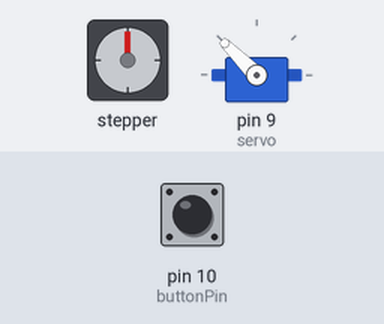
The sketch below on a simulated Arduino Uno, built with avr-gcc and run on an emulated ATmega328P. On the bench: stepper motor, servo. Wiring (inferred from the names in the program): stepper motor (200 steps per turn assumed): coils pin 2, pin 3, pin 4, pin 5. Inputs (shaded band) come from the test bench; at power-on: pin 10 (buttonPin) LOW. Random numbers use the default seed unless the sketch sets one.

Above: at 3.0 s.
3.1 s: pin 10 (buttonPin) pulled HIGH for 0.15 s
At 3.6 s:
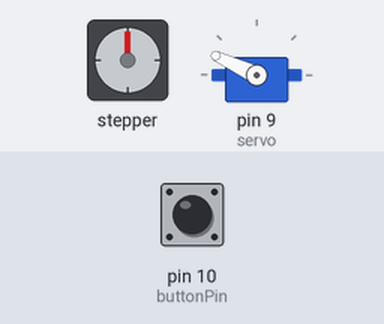
Timing chart, 0 to 13.2 s (numbered marks = the images above; inputs shaded):
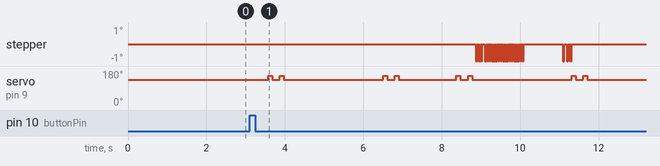

The sketch:

plotter_stereo_Oct16_circle_void.ino
```cpp
#include <Servo.h>
Servo servo;

#define x_step 4
#define x_dir 5
#define y_step 2
#define y_dir 3

const int buttonPin = 10;
int buttonState = 0;
bool printAborted = false;

bool pen_engaged;

int pen_x = 0;
int pen_y = 0;

struct circleData
{
  int _x;
  int _y;
  int _z;
  int _w;
};

struct pointData
{
  int x;
  int y;
  int z;
};

//max width: 32000
//max height: 28000

long width = 10000; //X-axis (rail)
int height = 5000; //Y-axis (board)

int x1;
int y1;

float s1 = 0.034;
float s2 = 0.167;
float s3 = 0.278;
float s4 = 0.124;
float s5 = 0.065;
float s6 = 0.173;
float s7 = 0.113;
float s8 = 0.187;

//float scale = 0.00025;//usual setting
float scale = 0.00025;
int space = 2500;
int seed = 0;

const int points = 15;
struct pointData point[points];

void setup() {
  //Serial.begin(9600);

  servo.attach(9);
  raise_pen();
  delay(2000);

  pinMode(x_step, OUTPUT);
  pinMode(x_dir, OUTPUT);
  pinMode(y_step, OUTPUT);
  pinMode(y_dir, OUTPUT);

  pinMode(buttonPin, INPUT);

  for(int i=0; i<points; i++){
    int tx = random(-space,space);
    int ty = random(-space,space);
    int tz = random(0,space);

    point[i].x = tx;
    point[i].y = ty;
    point[i].z = tz;

  }

  perimeter(0,0,width,height);

  stereoView(width*0.3,height*0.5,-500);
  stereoView(width*0.7,height*0.5,500);

  returnToHome();
}

void stereoView(int X,int Y, int OFF){
  //perimeter(X,Y,W,W);
  raise_pen();
  for(int i=0; i<(points-1);i++){
    if(printAborted==false){
      drawLineOcc3d(
      X,
      Y,
      point[i].x+OFF,
      point[i].y,
      point[i].z,
      point[i+1].x+OFF,
      point[i+1].y,
      point[i+1].z
      );
    }
  }
}

void drawLineOcc3d(int X, int Y,int X1,int Y1,int Z1,int X2,int Y2,int Z2){
  raise_pen();

  int xDiff = X2-X1;
  int yDiff = Y2-Y1;
  int zDiff = Z2-Z1;

  float xyHyp = sqrt(pow(xDiff,2.00)+pow(yDiff,2.00));
  float xyzHyp = sqrt(pow(xyHyp,2.00)+pow(zDiff,2.00))/2;

  float xStep = xDiff/xyzHyp;
  float yStep = yDiff/xyzHyp;
  float zStep = zDiff/xyzHyp;

  float temp_x = X1;
  float temp_y = Y1;
  float temp_z = Z1;

  for(int f=0; f<xyzHyp; f++){
    if(printAborted==false){

      temp_x += xStep;
      temp_y += yStep;
      temp_z += zStep;

      float s = 1.00000/(1.00000+temp_z*scale);

      int line_x = X+temp_x*s;
      int line_y = Y+temp_y*s;

      if(f==0){
        moveToPointAcc(line_x, line_y);
        lower_pen();
      }else{
        moveToPointAcc(line_x, line_y);
      }

    }
  }
  float s = 1.00000/(1.00000+Z2*scale);
  int line_x = X+X2*s;
  int line_y = Y+Y2*s;
  moveToPointAcc(line_x, line_y);
  raise_pen();
}


void movingSquiggle(int X,int Y,int SPACE, float N, int S){
      int wid = SPACE*0.4;
      int posX = X;
      int posY = Y;
      float scale = S;
      int space = SPACE;

     for(int h=0;h<100;h++){
      if(printAborted==false){

        float sz = h;//wid;//*(sin((h+seed)*s2)+cos((h+seed)*s5)+sin((h+seed)*s3)+cos((h+seed)*s8))/4.00;

        float s = 1/(1+sz*scale);

        float sx = wid*(sin((h+seed)*s1+N)+cos((h+seed)*s2+N)+sin((h+seed)*s3+N)+cos((h+seed)*s4+N))/4.00*s;
        float sy = wid*(cos((h+seed)*s5+N)+sin((h+seed)*s6+N)+cos((h+seed)*s7+N)+sin((h+seed)*s8+N))/4.00*s;

//        float temp_dist = sqrt(pow(sx,2)+pow(sz,2));
//        float temp_ang = atan2(sx,sz)+r_angle;
//
//        sx = sin(temp_ang)*temp_dist;
//        sz = cos(temp_ang)*temp_dist;

        int x2 = (sx)+posX+(space/2);
        int y2 = (sy)+posY+(space/2);
        if(h==0){
          moveToPointAcc(x2,y2);
          toggle_pen();
          x1 = x2;
          y1 = y2;
        }
        plotLineCont(x1,y1,x2,y2);
        x1 = x2;
        y1 = y2;
      }
     }
     raise_pen();
}

void cross(int X, int Y, int L){
  if(printAborted==false){
    plotLine(X+L,Y,X-L,Y);
    plotLine(X,Y+L,X,Y-L);
  }
}


void loop() {

}
```

b_plotter_shapes.ino
```cpp
//void cube3D(int X,int Y,int W,float N, int OFF){
//  int dim = 3;
//  int n = 0;
//  struct pointData point[64];
//
//  for(int j=0; j<=dim; j++){
//      for(int k=0; k<=dim; k++){
//          for(int l=0; l<=dim; l++){
//
//            if(printAborted==false){
//
//              int z = j * (W/dim) - (W*0.5);
//              int x = k * (W/dim) - (W*0.5);
//              int y = l * (W/dim) - (W*0.5);
//
//              float temp_dist = sqrt(pow(x,2)+pow(z,2));
//              float temp_ang = atan2(x,z)+(sin(N)+1);
//
//              x = sin(temp_ang)*temp_dist;
//              z = cos(temp_ang)*temp_dist;
//
//              temp_dist = sqrt(pow(y,2)+pow(z,2));
//              temp_ang = atan2(y,z)+(0.66);
//
//              y = sin(temp_ang)*temp_dist;
//              z = cos(temp_ang)*temp_dist;
//
//              temp_dist = sqrt(pow(y,2)+pow(x,2));
//              temp_ang = atan2(y,x)+0.25;
//
//              y = sin(temp_ang)*temp_dist;
//              x = cos(temp_ang)*temp_dist;
//
//              float s = 1/(1+(z*scale));
//
//              x = (OFF+x)*s+(space/2)+X;
//              y = y*s+(space/2)+Y;
//
//              int w = (W*0.075)*s;
//
//              point[n]._x = x;
//              point[n]._y = y;
//              point[n]._z = z;
//              point[n]._w = w;
//
//             // ellipse(X+x,Y+y,w,w);
//              n++;
//            }else{
//            break;
//         }
//      }
//    }
//  }
//  n=0;
//  for(int j=0; j<=dim; j++){
//      for(int k=0; k<=dim; k++){
//          for(int l=0; l<=dim; l++){
//            if(printAborted==false){
//
//              raise_pen();
//
//              int w = point[n]._w;
//              int y = point[n]._y;
//              int x = point[n]._x;
//              int z = point[n]._z;
//
//              int occ_count = 0;
//              int occ[64];
//
//              for(int t=0;t<64;t++){
//                if(point[t]._z<z){
//
//                  int Xdiff = x-point[t]._x;
//                  int Ydiff = y-point[t]._y;
//                  int point_hyp = sqrt(pow(Xdiff,2)+pow(Ydiff,2));
//                  int thresh = point[t]._w + w;
//
//                  if(point_hyp<thresh){
//                      occ[occ_count] = t;
//                      occ_count++;
//                    }
//                  }
//                }
//
//              //ellipse(x,y,w,w);
//
//              int steps = PI*(w*2);
//              float a = TWO_PI/steps;
//              bool hit = false;
//
//              for(int g=0;g<steps;g++){
//
//                float cir_x = x+sin(a*g)*w;
//                float cir_y = y+cos(a*g)*w;
//                if(g==0){
//                  moveToPointAcc(cir_x,cir_y);
//                }
//
//                int hit_count = 0;
//
//                for(int m=0;m<occ_count;m++){
//                  int Xdiff = cir_x-point[occ[m]]._x;
//                  int Ydiff = cir_y-point[occ[m]]._y;
//                  int point_hyp = sqrt(pow(Xdiff,2)+pow(Ydiff,2));
//
//                  if(point_hyp<point[occ[m]]._w){
//                    hit_count++;
//                  }
//                  if(hit_count!=0){
//                   hit = true;
//                  }else{
//                   hit = false;
//                  }
//                }
//
//                if(hit==true && pen_engaged == true){
//                  raise_pen();
//                }else if(hit==false && pen_engaged == false){
//                  lower_pen();
//                }
//
//                moveToPoint(cir_x,cir_y,150);
//
//              }
//
//              n++;
//
//            }else{
//              break;
//            }
//          }
//      }
//  }
//}

void dropSquiggle(int Y, int W){

//  float space = height/31.00;
//
//  for(int i=0;i<30;i++){
//    dropSquiggle(height-((i*space)+(space/2)),space);
//  }

  float s1 = 1.00/random(50.00,100.00);
  float s2 = 1.00/random(50.00,200.00);
  float s3 = 1.00/random(100.00,300.00);
  float s4 = 1.00/random(50.00,100.00);
  float s5 = 1.00/random(50.00,200.00);
  float s6 = 1.00/random(100.00,300.00);

  int x1;
  int y1;

   for(int h=0;h<width-1000;h++){
    if(printAborted==false){
      float sx = (sin(h*s1)+sin(h*s2)+sin(h*s3))/3.00;
      float sy = (sin(h*s4)+sin(h*s5)+sin(h*s6))/3.00;
      int x2 = (h+1000.00)-((sx+1)*W/2);
      int y2 = Y+(sy*W/2);
      if(h==0){
        moveToPointAcc(x2,y2);
        toggle_pen();
        x1 = x2;
        y1 = y2;
      }
      plotLineCont(x1,y1,x2,y2);
      x1 = x2;
      y1 = y2;
    }
  }
  toggle_pen();
}

void flower(int X, int Y, int R, int P){
  raise_pen();
  float d = R*0.5;
  int steps = 2*PI*R*d;
  float a = TWO_PI/steps;
  float petals = a*P;
  int s = random(0,steps);
  int seed = random(0,300);
  for(int g=0;g<s;g++){
    if(g==1){
      lower_pen();
    }
    float r = R+sin(g*petals)*d;
    float cir_x = X+sin((a*g)+seed)*r;
    float cir_y = Y+cos((a*g)+seed)*r;
    if(cir_x<width+1 && cir_x>=0 && cir_y<height+1 && cir_y>=0){
      moveToPointAcc(cir_x,cir_y);
    }else{
      break;
    }
  }
  raise_pen();
}

void grass(int X, int Y, int MIN, int MAX){
  int len = random(MIN,MAX);
  int servo_a = 180;
 // int speed1 = 200;
  int grass_x = X;
  int grass_y = Y;
  moveToPointAcc(grass_x,grass_y);
  toggle_pen();
  for(int g=0;g<len;g++){
    int xx = grass_x+pow(g,2)/4000;
    int yy = grass_y-g;

    if(X<width+1 && X>=0 && Y<height+1 && Y>=0 && printAborted==false){
      moveToPointAccDraw(xx,yy);
    }else{
      break;
      Serial.println("break");
    }
  }
  toggle_pen();
}

void pixel(int X, int Y){
  int s = 75;
  moveToPointAcc(X,Y);
  toggle_pen();
  moveToPointAcc(X+s,Y);
  moveToPointAcc(X+s,Y+s);
  moveToPointAcc(X,Y+s);
  moveToPointAcc(X,Y);
  toggle_pen();
}

//void arc(int X, int Y, int R){
//  int steps = PI*R*2;
//  float a = TWO_PI/steps;
//  for(int g=0;g<steps;g++){
//    float cir_x = X+sin(a*g)*R;
//    float cir_y = Y+cos(a*g)*R;
//
//    if(g==0){
//      moveToPointAcc(cir_x,cir_y);
//      toggle_pen();
//    }else{moveToPoint(cir_x,cir_y);}
//  }
//  toggle_pen();
//}

void squiggle(int X,int Y,int LEN, int AMP,int FRQ){

    for(int n=0;n<LEN;n++){
    if(n==1){
      toggle_pen();
    }
    float a  = n*TWO_PI/FRQ;
    float x = X+sin(a)*AMP;
    float y = Y+n;
    moveToPointAcc(x,y);
    }
    toggle_pen();
}

void rect(int X, int Y, int W, int H){

    moveToPointAcc(X,Y);
    toggle_pen();
    plotLineDashed(X,Y,X+W,Y);
    plotLineDashed(X+W,Y,X+W,Y+H);
    plotLineDashed(X+W,Y+H,X,Y+H);
    plotLineDashed(X,Y+H,X,Y);
    toggle_pen();
}

void countToFive(int X, int Y){
  for(int t=0; t<4; t++){
    plotLine(X+200,Y+(200*t),X-200,Y+(200*t));
  }
  plotLine(X-100,Y-150,X+100,Y-1000);
}

//void ran_circle(int X, int Y, int R ){
//   /// float a = TWO_PI/STEPS;
//  int steps = PI*R*2;
//  float a = TWO_PI/steps;
//  for(int g=0;g<steps;g++){
//    float cir_x = X+sin(a*g)*R;
//    float cir_y = Y+cos(a*g)*R;
//
//    if(g==0){
//      moveToPointAcc(cir_x,cir_y);
//      toggle_pen();
//    }else{moveToPoint(cir_x,cir_y,100);}
//  }
//  toggle_pen();
//}

void ellipse(int X, int Y, int W, int H){
  int steps = PI*(W+H);
  float a = TWO_PI/steps;
  for(int g=0;g<steps;g++){
    float cir_x = X+sin(a*g)*W;
    float cir_y = Y+cos(a*g)*H;

    if(g==0){
      moveToPointAcc(cir_x,cir_y);
      toggle_pen();
    }else{moveToPoint(cir_x,cir_y,150);}
  }
  toggle_pen();
}

void jagged_circle(){
  float a = TWO_PI/45;
for(int e=0;e<10;e++){
  for(int i=0;i<=45;i++){
  float inner_x = (width*0.2)+sin(a*i)*(e*200+100);
  float inner_y = (height*0.2)+cos(a*i)*(e*200+100);
  moveToPointAcc(inner_x,inner_y);
  if(i==0){
    toggle_pen();
  }
  // plotLine(outer_x,outer_y,inner_x,inner_y);
  }
  toggle_pen();
}
}

void randomCross(int x_max,int y_max, int R){
  float a = TWO_PI/360*random(30,330);
  int x = random(2500,x_max);
  int y = random(2500,y_max);
  int x_2 = x+sin(a)*R;
  int y_2 = y+cos(a)*R;
  plotLine(x+random(-200,200),y+random(-200,200),x_2+random(-200,200),y_2+random(-200,200));
  plotLine(x+random(-200,200),y_2+random(-200,200),x_2+random(-200,200),y+random(-200,200));

//  int x = random(0,x_max);
//  int y = random(0,y_max);
//  int x_2 = random(0,x_max);
//  int y_2 = random(0,y_max);
//  plotLine(x,y,x_2,y_2);
}

void randomSquiggle(int x_max,int y_max, int R){
  float deg = TWO_PI/360;
  float a = deg*random(0,360);
  int r = 100;

  int x = random(0,x_max);
  int y = random(0,y_max);
  for(int j=0;j<1;j++){
    int x_1 = x;
    int y_1 = y;
    for(int m=0; m<R; m++){
      if(m==1){
        toggle_pen();
      }
      a += random(-15,15)*deg;
      int x_2 = x_1+sin(a)*r;
      int y_2 = y_1+cos(a)*r;
      plotLine2(x_1,y_1+(j*500),x_2,y_2+(j*500));
      x_1 = x_2;
      y_1 = y_2;
    }
    toggle_pen();
  }
}

void plotLine2(int X1,int Y1,int X2,int Y2){
  moveToPointAcc(X1,Y1);

  int xdiff = X2-X1;
  int ydiff = Y2-Y1;
  float hypo = sqrt(pow(xdiff,2)+pow(ydiff,2));


  float x_space = xdiff/hypo;

  float y_space = ydiff/hypo;

  for(int s=1; s<hypo; s++){
    int X = X1+(x_space*s);
    int Y = Y1+(y_space*s);
    if(X<width+1 && X>=0 && Y<height+1 && Y>=0){
      moveToPointAccDraw(X,Y);
    }else{
      break;
    }
  }
}

void randomLine(int x_max,int y_max, int R){
  float angle = TWO_PI/360;
  float a = angle*random(0,360);
  int x = random(0,x_max);
  int y = random(0,y_max);
  int x_2 = x+sin(a)*R;
  int y_2 = y+cos(a)*R;
  plotLine(x,y,x_2,y_2);

//  int x = random(0,x_max);
//  int y = random(0,y_max);
//  int x_2 = random(0,x_max);
//  int y_2 = random(0,y_max);
//  plotLine(x,y,x_2,y_2);
}

void lineRotation(){
//  float a = TWO_PI/100;
//
//  int count = 0;
//
//  int sp = height/120;
//  int r = sp*1.5;
//
//  float xr = sin(a*sin(100)*100)*r;
//  float yr = cos(a*cos(100)*100)*r;
//  int x = f*sp;
//  int y = d*sp;
//  plotLine(x+xr,y+yr,x-xr,y-yr);
}

void asterisk(int X,int Y,int R){
  float a = TWO_PI/6;

  for(int h=0; h<3; h++){
    int xr = sin(a*h)*R;
    int yr = cos(a*h)*R;
    int x = X;
    int y = Y;
    plotLine(x+xr,y+yr,x-xr,y-yr);
  }
}

void perimeter(int X, int Y, int W, int H){
  if(printAborted==false){
    raise_pen();
    int len = 100;

    moveToPointAccDraw(X,Y);

    moveToPointAccDraw(X,Y+H-len);
    plotLine(X,Y+H-len,X,Y+H);
    plotLine(X,Y+H,X+len,Y+H);

    moveToPointAccDraw(X+W-len,Y+H);
    plotLine(X+W-len,Y+H,X+W,Y+H);
    plotLine(X+W,Y+H,X+W,Y+H-len);

    moveToPointAccDraw(X+W,Y+len);
    plotLine(X+W,Y+len,X+W,Y);
    plotLine(X+W,Y,X+W-len,Y);

    moveToPointAccDraw(X+len,Y);
    plotLine(X+len,Y,X,Y);
    plotLine(X,Y,X,Y+len);
  }
 // moveToPointAccDraw(0,0);
}
```

Source omitted: c_plotter_basic_func.ino (4775 bytes)
